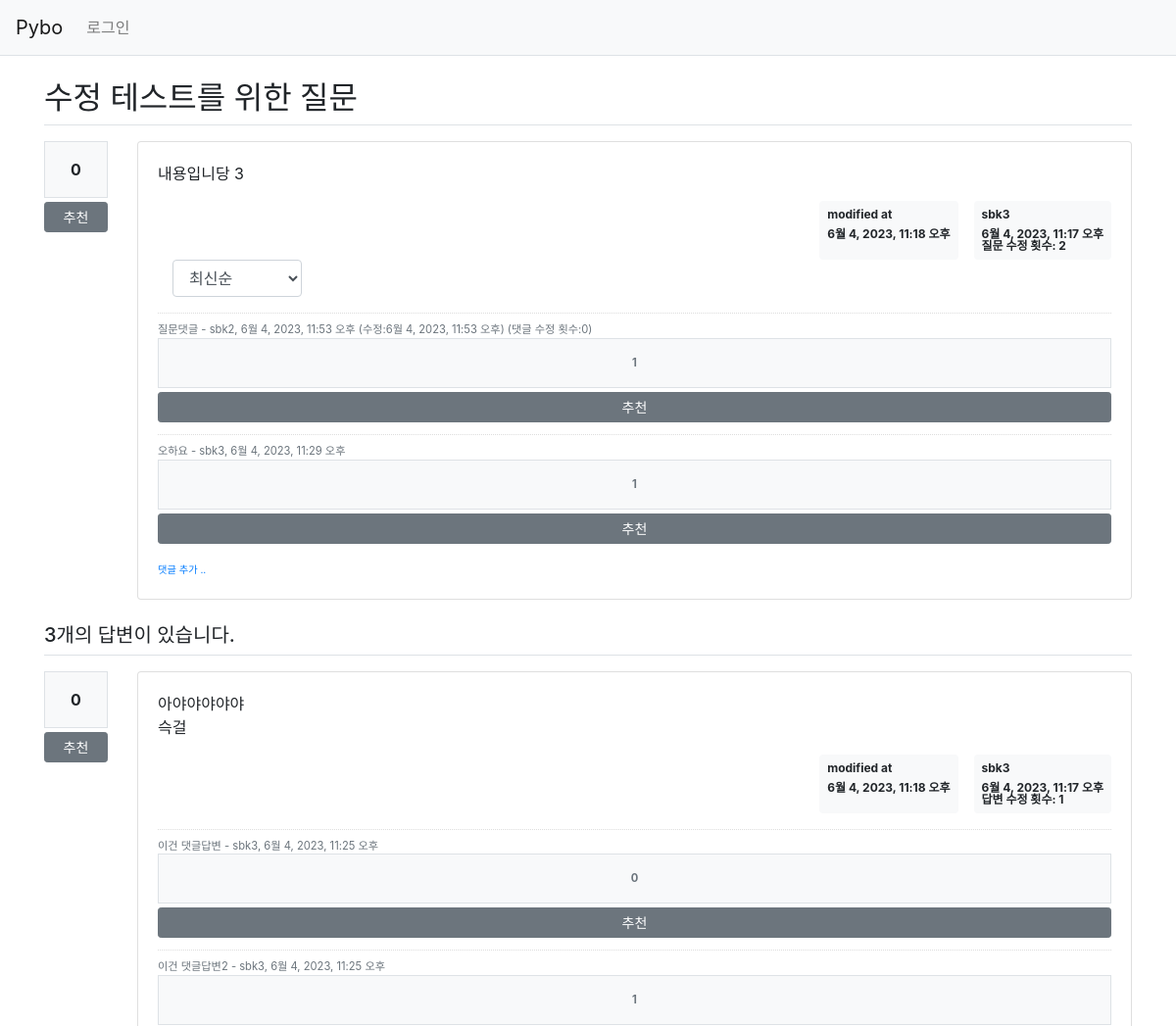
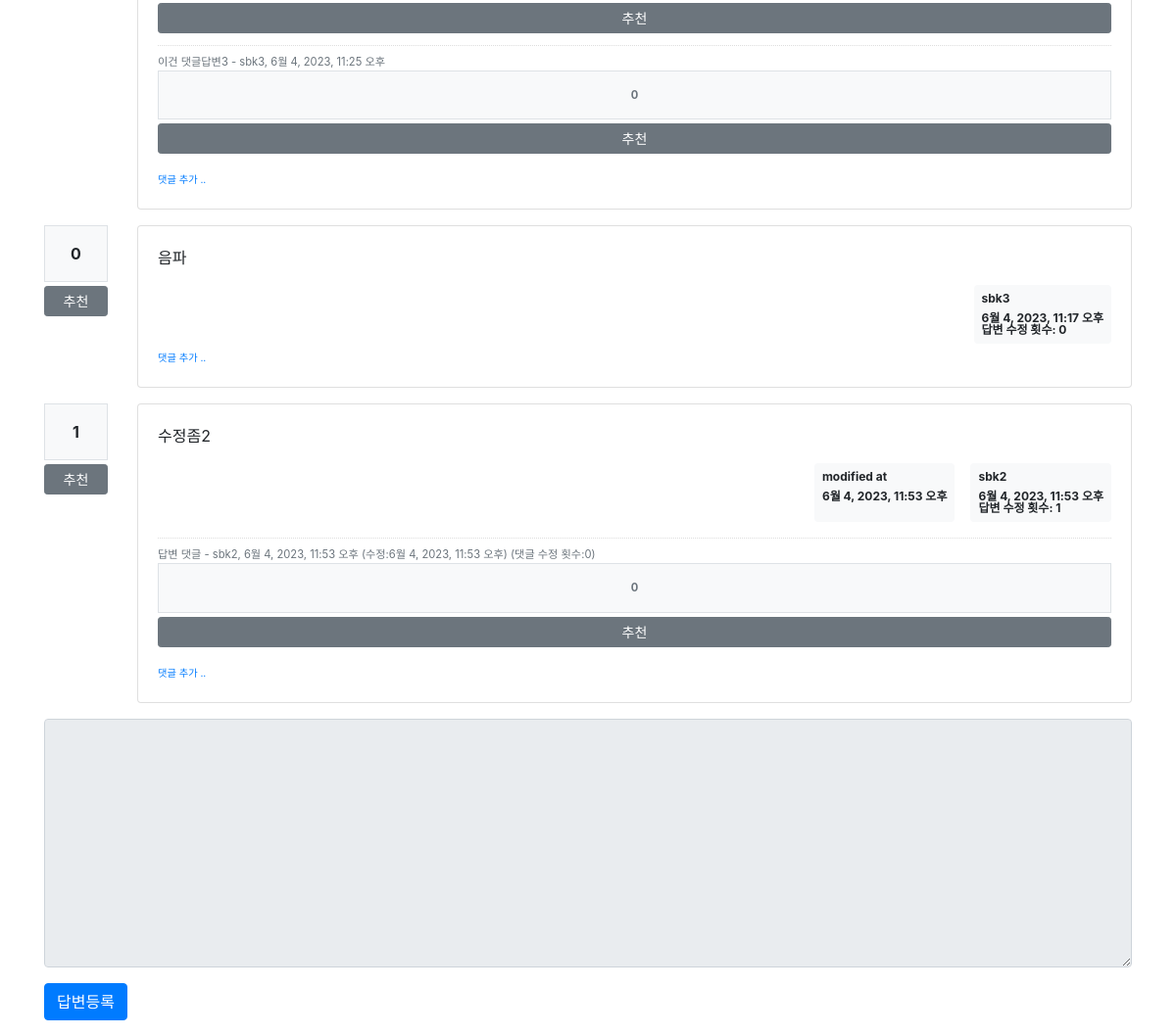
The app's page /pybo/16/ with its own data (2 pictures, top to bottom).
### pybo/models.py (models this page shows, shortened)
class Question(models.Model):
    author = models.ForeignKey(User, on_delete=models.CASCADE, related_name='author_question')
    subject = models.CharField(max_length=200)
    content = models.TextField()
    create_date = models.DateTimeField()
    modify_date = models.DateTimeField(null=True, blank=True)
    voter = models.ManyToManyField(User, related_name='voter_question')
    history = models.IntegerField(default=0)

class Comment(models.Model):
    author = models.ForeignKey(User, on_delete=models.CASCADE, related_name='author_comment')
    content = models.TextField()
    create_date = models.DateTimeField()
    modify_date = models.DateTimeField(null=True, blank=True)
    question = models.ForeignKey(Question, null=True, blank=True, on_delete=models.CASCADE)
    answer = models.ForeignKey(Answer, null=True, blank=True, on_delete=models.CASCADE)
    voter = models.ManyToManyField(User, related_name='voter_comment')
    history = models.IntegerField(default=0)

class Answer(models.Model):
    author = models.ForeignKey(User, on_delete=models.CASCADE, related_name='author_answer')
    question = models.ForeignKey(Question, on_delete=models.CASCADE)
    content = models.TextField()
    create_date = models.DateTimeField()
    modify_date = models.DateTimeField(null=True, blank=True)
    voter = models.ManyToManyField(User, related_name='voter_answer')
    history = models.IntegerField(default=0)

### pybo/views/base_views.py (the view)
# urls.py: path('<int:question_id>/', base_views.detail, name='detail'),
def detail(request, question_id):
    question = get_object_or_404(Question, pk=question_id)
    comments_page = request.GET.get('comments_page', '1')  # 댓글 페이지
    comments_so = request.GET.get('comments_so', 'recent')  # 댓글 정렬기준
    if comments_so == 'recommend':
        question_comments = question.comment_set.annotate(
            num_voter=Count('voter')).order_by('-num_voter', '-create_date')
    else:  # recent
        question_comments = question.comment_set.order_by('-create_date')
    question_comments_paginator = Paginator(
        question_comments, 5)  # 페이지당 5개씩 보여주기
    question_comments_page_obj = question_comments_paginator.get_page(
        comments_page)
    context = {
        'question': question,
        'question_comments_page_obj': question_comments_page_obj,
        'comments_page': comments_page,
        'comments_so': comments_so,
    }
    return render(request, 'pybo/question_detail.html', context)

### pybo/templatetags/pybo_filter.py (called while the page is built)
@register.filter()
def mark(value):
    extensions = ["nl2br", "fenced_code"]
    return mark_safe(markdown.markdown(value, extensions=extensions))

### templates/pybo/question_detail.html (shortened to what this page needs)
{% extends 'base.html' %}
{% load pybo_filter %}
{% block content %}
<div class="container my-3">
    <h2 class="border-bottom py-2">{{ question.subject }}</h2>
    <div class="row my-3">
        <div class="col-1">
            <div class="bg-light text-center p-3 border font-weight-bolder mb-1">{{question.voter.count}}</div>
            <a href="#" data-uri="{% url 'pybo:vote_question' question.id  %}"
                class="recommend btn btn-sm btn-secondary btn-block my-1">추천</a>
        </div>
        <div class="col-11">
            <div class="card">
                <div class="card-body">
                    <div class="card-text">{{ question.content|mark }}</div>
                    <div class="d-flex justify-content-end">
                        {% if question.modify_date %}
                        <div class="badge badge-light p-2 text-left mx-3">
                            <div class="mb-2">modified at</div>
                            <div>{{ question.modify_date }}</div>
                        </div>
                        {% endif %}
                        <div class="badge badge-light p-2 text-left">
                            <div class="mb-2">{{ question.author.username }}</div>
                            <div>{{ question.create_date }}</div>
                            <div>질문 수정 횟수: {{ question.history }}</div>
                        </div>
                    </div>
                    <div class="col-2">
                        <select class="form-control comments_so">
                            <option value="recent" {% if comments_so == 'recent' %}selected{% endif %}>최신순</option>
                        </select>
                    </div>
                    {% if question_comments_page_obj %}
                    <div class="mt-3">
                        {% for comment in question_comments_page_obj %}
                        <div class="comment py-2 text-muted">
                            <span style="white-space: pre-line;">{{ comment.content }}</span>
                            <span>
                                - {{ comment.author }}, {{ comment.create_date }}
                                {% if comment.modify_date %}
                                (수정:{{ comment.modify_date }})
                                (댓글 수정 횟수:{{ comment.history}})
                                {% endif %}
                                <div class="bg-light text-center p-3 border font-weight-bolder mb-1">{{comment.voter.count}}</div>
                                <a href="#" data-uri="{% url 'pybo:vote_comment' comment.id  %}"
                                    class="recommend btn btn-sm btn-secondary btn-block my-1">추천</a>
                            </span>
                        </div>
                        {% endfor %}
                    </div>
                    {% endif %}
                    <div>
                        <a href="{% url 'pybo:comment_create_question' question.id %}" class="small"><small>댓글 추가
                                ..</small></a>
                    </div>
                </div>
            </div>
        </div>
    </div>
    <h5 class="border-bottom my-3 py-2">{{question.answer_set.count}}개의 답변이 있습니다.</h5>
    {% for answer in question.answer_set.all %}
    <div class="row my-3">
        <div class="col-1">
            <div class="bg-light text-center p-3 border font-weight-bolder mb-1">{{answer.voter.count}}</div>
            <a href="#" data-uri="{% url 'pybo:vote_answer' answer.id  %}"
                class="recommend btn btn-sm btn-secondary btn-block my-1">추천</a>
        </div>
        <div class="col-11">
            <div class="card">
                <div class="card-body">
                    <div class="card-text">{{ answer.content|mark }}</div>
                    <div class="d-flex justify-content-end">
                        {% if answer.modify_date %}
                        <div class="badge badge-light p-2 text-left mx-3">
                            <div class="mb-2">modified at</div>
                            <div>{{ answer.modify_date }}</div>
                        </div>
                        {% endif %}
                        <div class="badge badge-light p-2 text-left">
                            <div class="mb-2">{{ answer.author.username }}</div>
                            <div>{{ answer.create_date }}</div>
                            <div>답변 수정 횟수: {{ answer.history }}</div>
                        </div>
                    </div>
                    {% if answer.comment_set.count > 0 %}
                    <div class="mt-3">
                        {% for comment in answer.comment_set.all %}
                        <div class="comment py-2 text-muted">
                            <span style="white-space: pre-line;">{{ comment.content }}</span>
                            <span>
                                - {{ comment.author }}, {{ comment.create_date }}
                                {% if comment.modify_date %}
                                (수정:{{ comment.modify_date }})
                                (댓글 수정 횟수:{{ comment.history}})
                                {% endif %}
                                <div class="bg-light text-center p-3 border font-weight-bolder mb-1">{{comment.voter.count}}</div>
                                <a href="#" data-uri="{% url 'pybo:vote_comment' comment.id  %}"
                                    class="recommend btn btn-sm btn-secondary btn-block my-1">추천</a>
                            </span>
                        </div>
                        {% endfor %}
                    </div>
                    {% endif %}
                    <div>
                        <a href="{% url 'pybo:comment_create_answer' answer.id  %}" class="small"><small>댓글 추가
                                ..</small></a>
                    </div>
                </div>
            </div>
        </div>
    </div>
    {% endfor %}
    <form action="{% url 'pybo:answer_create' question.id %}" method="post" class="my-3">
        <div class="form-group">
            <textarea {% if not user.is_authenticated %}disabled{% endif %} name="content" id="content"
                class="form-control" rows="10"></textarea>
        </div>
        <input type="submit" value="답변등록" class="btn btn-primary">
    </form>
</div>
{% endblock %}

### static/style.css (style rules this page uses)
.comment { border-top:dotted 1px #ddd; font-size:0.7em; }

### records on screen
Question: subject "수정 테스트를 위한 질문", voter.count "0", content|mark "내용입니당 3", modify_date "6월 4, 2023, 11:18 오후", author.username "sbk3", create_date "6월 4, 2023, 11:17 오후", history "2", answer_set.count "3"
Comment: content "질문댓글", author "sbk2", create_date "6월 4, 2023, 11:53 오후", modify_date "6월 4, 2023, 11:53 오후", history "0", voter.count "1"
Comment: content "오하요", author "sbk3", create_date "6월 4, 2023, 11:29 오후", voter.count "1"
Answer: voter.count "0", content|mark "아야야야야야 슥걸", modify_date "6월 4, 2023, 11:18 오후", author.username "sbk3", create_date "6월 4, 2023, 11:17 오후", history "1"
Comment: content "이건 댓글답변", author "sbk3", create_date "6월 4, 2023, 11:25 오후", voter.count "0"
Comment: content "이건 댓글답변2", author "sbk3", create_date "6월 4, 2023, 11:25 오후", voter.count "1"
Comment: content "이건 댓글답변3", author "sbk3", create_date "6월 4, 2023, 11:25 오후", voter.count "0"
Answer: voter.count "0", content|mark "음파", author.username "sbk3", create_date "6월 4, 2023, 11:17 오후", history "0"
Answer: voter.count "1", content|mark "수정좀2", modify_date "6월 4, 2023, 11:53 오후", author.username "sbk2", create_date "6월 4, 2023, 11:53 오후", history "1"
Comment: content "답변 댓글", author "sbk2", create_date "6월 4, 2023, 11:53 오후", modify_date "6월 4, 2023, 11:53 오후", history "0", voter.count "0"
